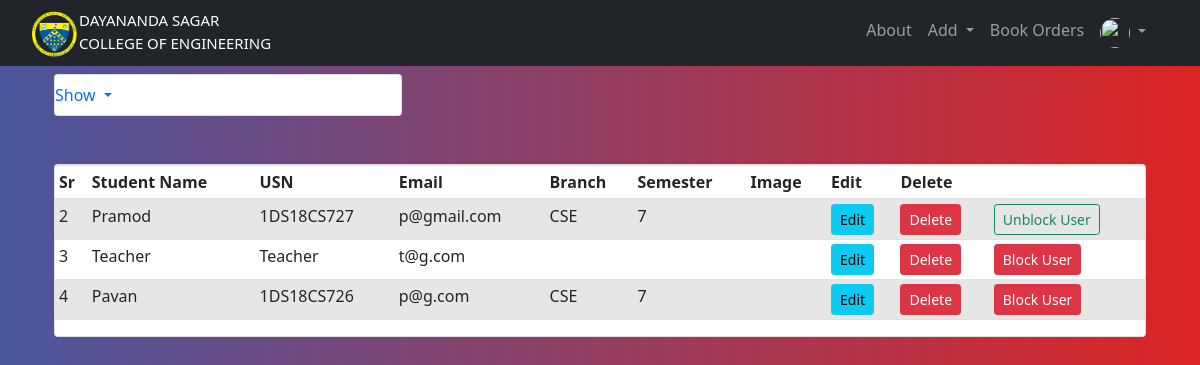
The page /student_list (signed in) on the database as committed earlier.
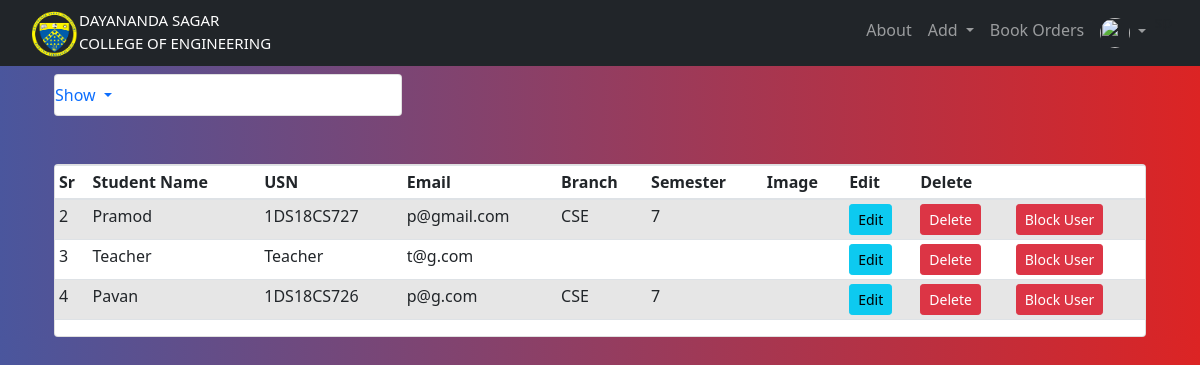
The same page on the database as committed later.
### website/models.py (models this page shows, shortened)
class User(db.Model,UserMixin):
        __searchable__ = ['usn']
        __tablename__='user'
        id = db.Column(db.Integer, primary_key=True)
        email = db.Column(db.String(150), unique=True)
        password=db.Column(db.String(150))
        first_name=db.Column(db.String(150))
        is_active = db.Column(db.Boolean,default=False)
        urole = db.Column(db.String(80))
        usn = db.Column(db.String(10))
        status = db.Column(db.String(10))
        department_id = db.Column(db.Integer, db.ForeignKey('department.id'),nullable=True)
        department = db.relationship('Department', backref=db.backref('user_departments',lazy=True))
        semester_id = db.Column(db.Integer, db.ForeignKey('semester.id'),nullable=True)
        semester = db.relationship('Semester', backref=db.backref('user_semesters',lazy=True))
        def is_active(self):
                return self.is_active
        def get_urole(self):
                return self.urole

class Department(db.Model):
        __searchable__ = ['name']
        id = db.Column(db.Integer, primary_key = True)
        name = db.Column(db.String(30), nullable = False, unique = True)

class Semester(db.Model):
        __searchable__ = ['name']
        id = db.Column(db.Integer, primary_key = True)
        name = db.Column(db.String(30), nullable = False, unique = True)

### website/show.py (the view)
@show.route('/student_list')
@login_required
@requires_access_level("admin")
def student_list():
    stu = User.query.all()
    return render_template('users_list.html',students=stu,user=current_user)

### website/views.py (called while the page is built)
def requires_access_level(access_level):
    def decorator(f):
        @wraps(f)
        def decorated_function(*args, **kwargs):
            if not current_user.is_authenticated:
                flash('Login to Access', 'error')
                return redirect(url_for('views.home'))
            if current_user.get_urole() not in access_level:
                logout_user()
                flash('You do not have access to this resource. You have been automatically Logged Out', 'error')
                return redirect(url_for('views.home'))
            return f(*args, **kwargs)
        return decorated_function
    return decorator

### website/templates/users_list.html (shortened to what this page needs)
{% extends "base.html" %} {% block title %}Users List{% endblock %}
{% block content %}
<br>
<br>
<div class="container">
  <div class="row">
      <div class="col-md-4">
          <div class="card mt-100">
              <ul class="navbar-nav me-auto mb-2 mb-lg-0">
              <li class="nav-item dropdown">
                  <a class="nav-link dropdown-toggle" href="#" id="navbarDropdown" role="button" data-bs-toggle="dropdown" aria-expanded="false">
                    Show
                  </a>
                </li>
              </ul>
          </div>
      </div>
  </div>
  </div>
  <br/>
<br/>
<div class="container">
  <div class="card">
  <table class="table table-sm table-condensed table-striped">
    <thead>
      <th>Sr</th>
      <th>Student Name</th>
      <th>USN</th>
      <th>Email</th>
      <th>Branch</th>
      <th>Semester</th>
      <th>Image</th>
      <th>Edit</th>
      <th>Delete</th>
      <th></th>
    </thead>
    <tbody>
      {% for user in students %}
      {% if user.urole=='student' %}
      <tr>
        <td>{{loop.index}}</td>
        <td>{{user.first_name}}</td>
        <td>{{user.usn}}</td>
        <td>{{user.email}}</td>
        <td>{{user.department.name}}</td>
        <td>{{user.semester.name}}</td>
        <td></td>
        <td><a href="#" class="btn btn-info btn-sm">Edit </a></td>
        <td>
        <button type="button" class="btn btn-danger btn-sm" data-toggle="modal" data-target="#">
        Delete
        </button>
        </td>
        {% if user.status=='Good' %}
        <td><a href="{{url_for('add.user_status',id= user.id)}}" class="btn btn-danger btn-sm">Block User</a></td>
        {% else %}
        <td><a href="{{url_for('add.user_status',id= user.id)}}" class="btn btn-outline-success btn-sm">Unblock User</a></td>
        {% endif %}
      </tr>
{% endif %}
{% endfor %}
{% endblock %}

### website/templates/base.html (shortened to what this page needs)
<!DOCTYPE html>
<html>
    <head>
        <link
      rel="stylesheet"
      href="https://stackpath.bootstrapcdn.com/bootstrap/4.4.1/css/bootstrap.min.css"
    />
    <link
      rel="stylesheet"
      href="https://stackpath.bootstrapcdn.com/font-awesome/4.7.0/css/font-awesome.min.css"
    />
    <link href="https://cdn.jsdelivr.net/npm/bootstrap@5.1.3/dist/css/bootstrap.min.css" rel="stylesheet">
    <link href="https://cdn.jsdelivr.net/npm/bootstrap@5.1.3/dist/css/bootstrap.min.css" rel="stylesheet">
    <link rel="stylesheet" type="text/css" href="{{url_for('static',filename='style.css')}}">
  </head>
    <body class="bg-nav">
        <nav class="navbar navbar-expand-lg navbar-dark bg-dark">
            <div class="container-fluid">
              {% if user.is_authenticated %}
              {% if user.get_urole()=="admin" %}
              <a href="/admin_home">
              {% elif user.get_urole()=="student" %}
              <a href="/student_home">
              {% elif user.get_urole()=="teacher" %}
              <a href="/teacher_home">
              {% endif %}
              {% else %}
              <a href="/home">
              {% endif %}
              <div style="float: left;">
                <img src="static/DNS logo.png" class="img-responsive" width="50px">
              </div>
              <div style="float:left;padding: 1px 1px 0; color: aliceblue;font-size: 15px; color: white;">DAYANANDA SAGAR<br>
                <em style="font-style: normal;color: aliceblue ; color: white;">COLLEGE OF ENGINEERING</em>
              </div>
              </a>
              <div class="d-flex justify-content-end" id="navbarSupportedContent">
                <ul class="navbar-nav me-auto mb-2 mb-lg-0">
                  <li class="nav-item">
                    <a class="nav-link" aria-current="page" href="/aboutUs">About</a>
                  </li>
                  {% if user.is_authenticated %}
                  {% if user.get_urole()=="admin" %}
                  <li class="nav-item dropdown">
                    <a class="nav-link dropdown-toggle" href="#" id="navbarDropdown" role="button" data-bs-toggle="dropdown" aria-expanded="false">
                      Add
                    </a>
                    <li class="nav-item">
                      <a class="nav-link" href="{{url_for('views.orders_list_on_status', status = 'Requested')}}">Book Orders</a>
                    </li>
                  </li>
                  {% endif %}
                  <ul class="navbar-nav">
                    <li class="nav-item dropdown">
                    <a class="nav-link dropdown-toggle" href="#" id="navbarDropdownMenuLink" role="button" data-toggle="dropdown" aria-haspopup="true" aria-expanded="false">
                      <img src="https://s3.eu-central-1.amazonaws.com/bootstrapbaymisc/blog/24_days_bootstrap/fox.jpg" width="30" height="30" class="rounded-circle">
                    </a>
                  </li>
                </ul>
                <li>
                </li>
                  {% endif %}
                </ul>
              </div>
            </div>
          </nav>
          <div class="container">
              {% block content %}
              {% endblock %}
          </div>
    </body>
</html>

### website/static/style.css (style rules this page uses)
.bg-nav { background: #DC2424; background: -webkit-linear-gradient(to right, #4A569D, #DC2424); background: linear-gradient(to right, #4A569D, #DC2424); }
.mt-100 { margin-top: -40px; }

Rows that differ between the two databases and show on the page:
changed User "Pramod": status "Unblock User" → "Block User"
